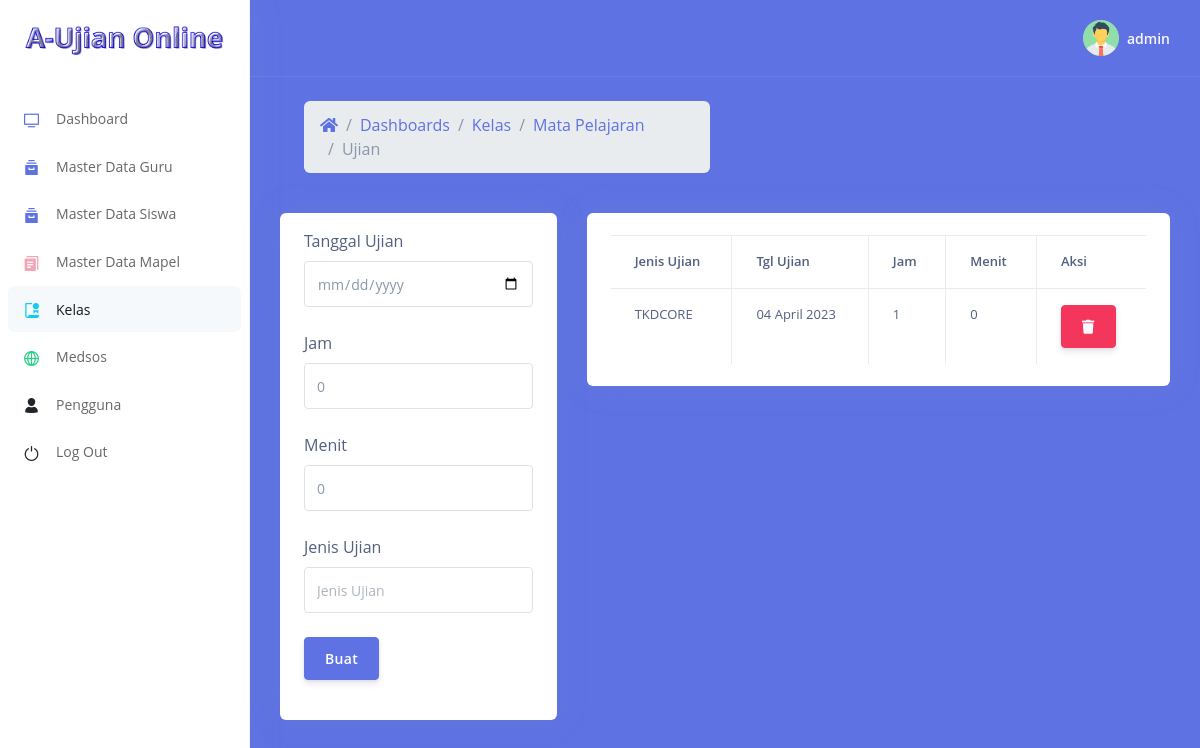
Page /kelas/jenis_ujian.php?kode_kelas=XTKJB&kode_mapel=BENG (signed in) on the committed database.
### tables this page shows
CREATE TABLE `mengerjakan` (
  `id` int(11) NOT NULL,
  `kode_mapel` varchar(20) NOT NULL,
  `kode_kelas` varchar(20) NOT NULL,
  `tgl` date NOT NULL,
  `jam` int(11) NOT NULL,
  `menit` int(11) NOT NULL,
  `jenis_ujian` varchar(30) NOT NULL
);

### kelas/jenis_ujian.php (the view, shortened to what this page needs)
<?php
include'../koneksi.php';
$kode_kelas = mysqli_real_escape_string($koneksi, $_GET['kode_kelas']);
$kode_mapel = mysqli_real_escape_string($koneksi, $_GET['kode_mapel']);
function tgl_indo($tanggal){
  $bulan = array (
    1 => 'Januari',
    'Februari',
    'Maret',
    'April',
    'Mei',
    'Juni',
    'Juli',
    'Agustus',
    'September',
    'Oktober',
    'November',
    'Desember'
  );
  $pecahkan = explode('-', $tanggal);
  return $pecahkan[2] . ' ' . $bulan[ (int)$pecahkan[1] ] . ' ' . $pecahkan[0];
}
?>
<!DOCTYPE html>
<html>
<head>
  <link rel="stylesheet" href="../assets/vendor/nucleo/css/nucleo.css" type="text/css">
  <link rel="stylesheet" href="../assets/vendor/@fortawesome/fontawesome-free/css/all.min.css" type="text/css">
  <link rel="stylesheet" href="../assets/css/argon.css?v=1.2.0" type="text/css">
  <link href="../assets/datatables/dataTables.bootstrap4.min.css" rel="stylesheet">
</head>
<body>
  <nav class="sidenav navbar navbar-vertical  fixed-left  navbar-expand-xs navbar-light bg-white" id="sidenav-main">
    <div class="scrollbar-inner">
      <div class="sidenav-header  align-items-center">
        <a class="navbar-brand" href="javascript:void(0)">
          <img src="../assets/img/brand/aplikasi-ujian.png" class="navbar-brand-img" alt="...">
        </a>
      </div>
      <div class="navbar-inner">
        <div class="collapse navbar-collapse" id="sidenav-collapse-main">
          <ul class="navbar-nav">
            <li class="nav-item">
              <a class="nav-link" href="../index.php">
                <i class="ni ni-tv-2 text-primary"></i>
                <span class="nav-link-text">Dashboard</span>
              </a>
            </li>
            <li class="nav-item">
              <a class="nav-link" href="../guru/data_guru.php">
                <i class="ni ni-archive-2 text-primary"></i>
                <span class="nav-link-text">Master Data Guru</span>
              </a>
            </li>
            <li class="nav-item">
              <a class="nav-link" href="../siswa/data_siswa.php">
                <i class="ni ni-archive-2 text-primary"></i>
                <span class="nav-link-text">Master Data Siswa</span>
              </a>
            </li>
            <li class="nav-item">
              <a class="nav-link" href="../mapel/mapel.php">
                <i class="ni ni-single-copy-04 text-pink"></i>
                <span class="nav-link-text">Master Data Mapel</span>
              </a>
            </li>
            <li class="nav-item">
              <a class="nav-link active" href="kelas.php">
                <i class="ni ni-paper-diploma text-info"></i>
                <span class="nav-link-text">Kelas</span>
              </a>
            </li>
            <li class="nav-item">
              <a class="nav-link" href="../medsos/medsos.php">
                <i class="ni ni-world-2 text-success"></i>
                <span class="nav-link-text">Medsos</span>
              </a>
            </li>
            <li class="nav-item">
              <a class="nav-link" href="../pengguna/pengguna.php">
                <i class="ni ni-single-02 text-dark"></i>
                <span class="nav-link-text">Pengguna</span>
              </a>
            </li>
            <li class="nav-item">
              <a class="nav-link" href="../logout.php">
                <i class="ni ni-button-power text-dark"></i>
                <span class="nav-link-text">Log Out</span>
              </a>
            </li>
          </ul>
        </div>
      </div>
    </div>
  </nav>
  <div class="main-content" id="panel">
    <nav class="navbar navbar-top navbar-expand navbar-dark bg-primary border-bottom">
      <div class="container-fluid">
        <div class="collapse navbar-collapse" id="navbarSupportedContent">
          <ul class="navbar-nav align-items-center  ml-auto ml-md-0 ">
            <li class="nav-item dropdown">
              <a class="nav-link pr-0" href="#" role="button" data-toggle="dropdown" aria-haspopup="true" aria-expanded="false">
                <div class="media align-items-center">
                  <span class="avatar avatar-sm rounded-circle">
                    <img alt="Image placeholder" src="../assets/img/user.png">
                  </span>
                  <div class="media-body  ml-2  d-none d-lg-block">
                    <span class="mb-0 text-sm  font-weight-bold"><?= $_SESSION['username']; ?></span>
                  </div>
                </div>
              </a>
            </li>
          </ul>
        </div>
      </div>
    </nav>
    <div class="header bg-primary pb-6">
      <div class="container-fluid">
        <div class="header-body">
          <div class="row align-items-center py-4">
            <div class="col-lg-6 col-7">
              <nav aria-label="breadcrumb" class="d-none d-md-inline-block ml-md-4">
                <ol class="breadcrumb breadcrumb-links breadcrumb-dark">
                  <li class="breadcrumb-item"><a href="#"><i class="fas fa-home"></i></a></li>
                  <li class="breadcrumb-item"><a href="../index.php">Dashboards</a></li>
                  <li class="breadcrumb-item"><a href="kelas.php">Kelas</a></li>
                  <li class="breadcrumb-item"><a href="mapel.php?kode_kelas=<?= $kode_kelas ?>">Mata Pelajaran</a></li>
                  <li class="breadcrumb-item active" aria-current="page">Ujian</li>
                </ol>
              </nav>
            </div>
          </div>
          <div class="row">
            <div class="col-xl-4">
              <div class="card  card-stats">
                <div class="card-body">
                  <form action="" method="post">
                    <div class="form-group">
                      <label>Tanggal Ujian</label>
                      <input type="date" name="tgl" class="form-control" placeholder="tgl ujian" required="required">
                    </div>
                    <div class="form-group">
                      <label>Jam</label>
                      <input type="number" name="jam" value="0" class="form-control" required="required">
                    </div>
                    <div class="form-group">
                      <label>Menit</label>
                      <input type="number" name="menit" value="0" class="form-control" required="required">
                    </div>
                    <div class="form-group">
                      <label>Jenis Ujian</label>
                      <input type="text" name="jenis_ujian" placeholder="Jenis Ujian" class="form-control" required="required">
                    </div>
                    <div class="form-group">
                      <input type="submit" name="simpan" class="btn btn-primary" value="Buat">
                    </div>
                  </form>
                </div>
              </div>
            </div>
            <div class="col-xl-8">
              <div class="card  card-stats">
                <div class="card-body">
                  <div class="table-responsive">
                    <table class="table table-bordered" id="example" width="100%" cellspacing="0">
                      <tr>
                        <th>Jenis Ujian</th>
                        <th>Tgl Ujian</th>
                        <th>Jam</th>
                        <th>Menit</th>
                        <th>Aksi</th>
                      </tr>
                      <?php
                      $data = mysqli_query($koneksi,"SELECT * FROM mengerjakan WHERE kode_kelas='$kode_kelas' AND kode_mapel='$kode_mapel'");
                      while ($tampil = mysqli_fetch_array($data)) {
                        $kode_kelas = $tampil['kode_kelas'];
                        $kode_mapel = $tampil['kode_mapel'];
                        $jenis_ujian = $tampil['jenis_ujian'];
                        ?>
                        <tr>
                          <td><?= $tampil['jenis_ujian']; ?></td>
                          <td><?= tgl_indo($tampil['tgl']); ?></td>
                          <td><?= $tampil['jam']; ?></td>
                          <td><?= $tampil['menit']; ?></td>
                          <td>
                            <a class="btn btn-danger" href="hapus.php?aksi_ujian=hapus_ujian&kode_kelas=<?= $kode_kelas ?>&kode_mapel=<?= $kode_mapel ?>&id=<?= $tampil['id']; ?>"><i class="fa fa-trash"></i></a>
                          </td>
                        </tr>
                      <?php } ?>
                    </table>
                  </div>
                </div>
              </div>
            </div>
          </div>
        </div>
      </div>
    </div>
  </div>
</body>
</html>

### rows in the picture
mengerjakan: jenis_ujian "TKDCORE", tgl "04 April 2023", jam "1", menit "0"

### other values in the picture
$_SESSION['username'] "admin"
